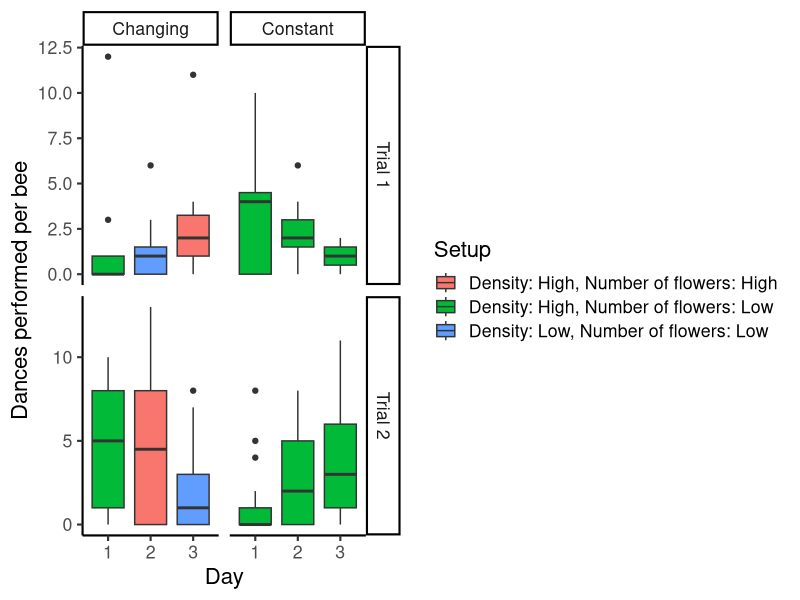
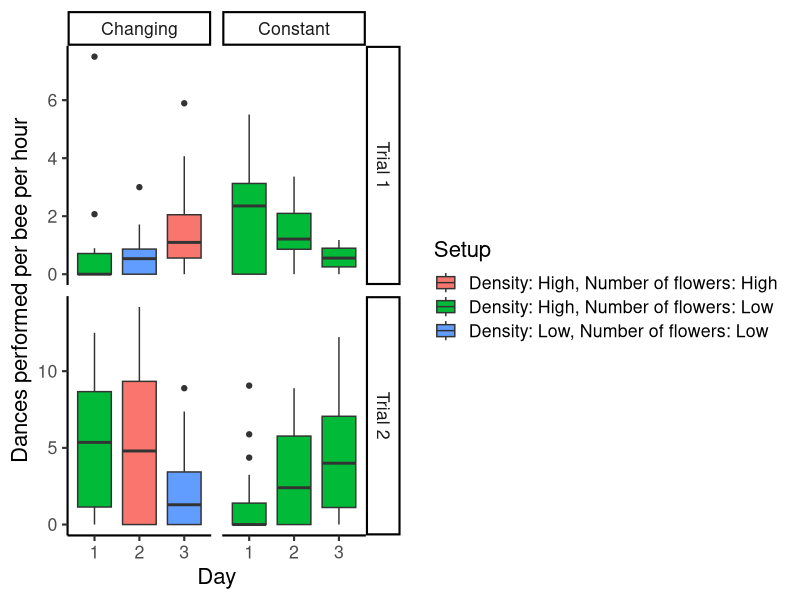
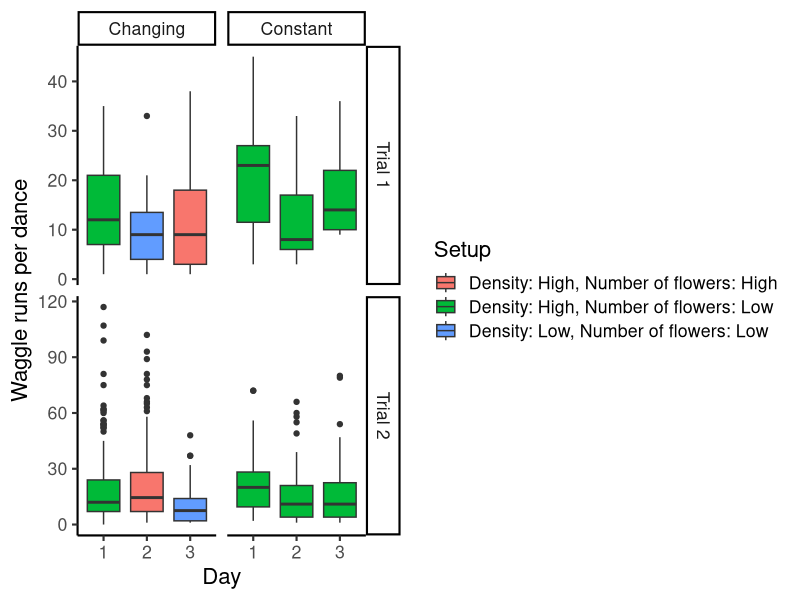
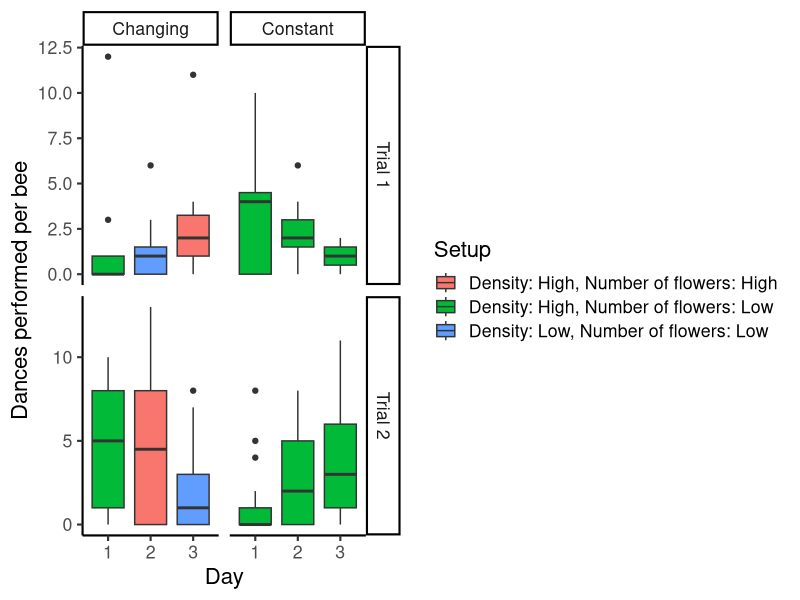
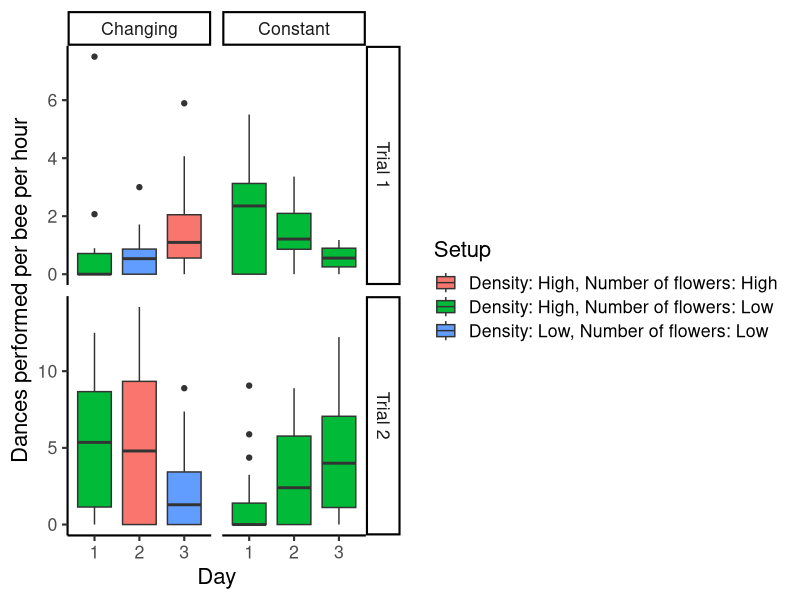
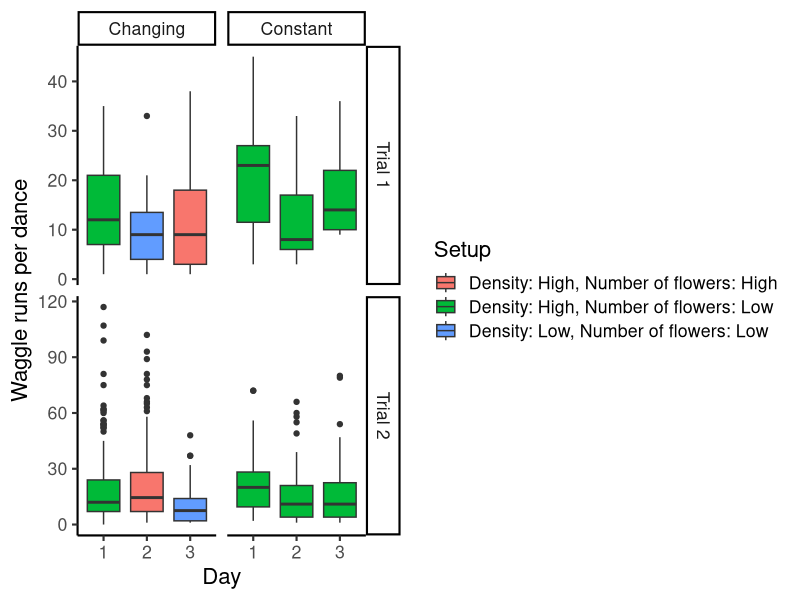

Recreate these plots in R, in order.
## ---- chunk 1
library(knitr) 
opts_knit$set(root.dir = normalizePath('../'))
## ---- chunk 2
library("tidyverse")
## ---- chunk 3
# This file has one row per dance
dances_df <- read.csv("cleaned_data/all_dances.csv") %>%
  mutate(Day = as.factor(Day))

# This file has one row per uniquely-IDed bee
bees_df <- read.csv("cleaned_data/per_bee_summary.csv") %>%
  mutate(Day = as.factor(Day))

## ---- chunk 4
if (!dir.exists("figures")){
  dir.create("figures")
}
## ---- chunk 5
bees_df %>%
  ggplot(aes(x = Day, y = Dances, fill = Setup)) +
  geom_boxplot() +
  labs(y = "Dances performed per bee") +
  facet_grid(Trial~Treatment, scales = "free_y") +
  theme_classic(base_size = 16)

ggsave("figures/Boxplot_dances_per_bee.jpg", 
       device="jpeg",
       width = 12,
       height = 8,
       units = "in",
       dpi = 300)
## ---- chunk 6
bees_df %>%
  ggplot(aes(x = Day, y = Dance_rate, fill = Setup)) +
  geom_boxplot() +
  labs(y = "Dances performed per bee per hour") +
  facet_grid(Trial~Treatment, scales = "free_y") +
  theme_classic(base_size = 16)

ggsave("figures/Boxplot_dance_rate_per_bee.jpg", 
       device="jpeg",
       width = 12,
       height = 8,
       units = "in",
       dpi = 300)
## ---- chunk 7
dances_df %>%
  ggplot(aes(x = Day, y = Total_runs, fill = Setup)) +
  geom_boxplot() +
  labs(y = "Waggle runs per dance") +
  facet_grid(Trial~Treatment, scales = "free_y")+
  theme_classic(base_size = 16)

ggsave("figures/Boxplot_waggle_runs_per_dance.jpg", 
       device="jpeg",
       width = 12,
       height = 8,
       units = "in",
       dpi = 300)
